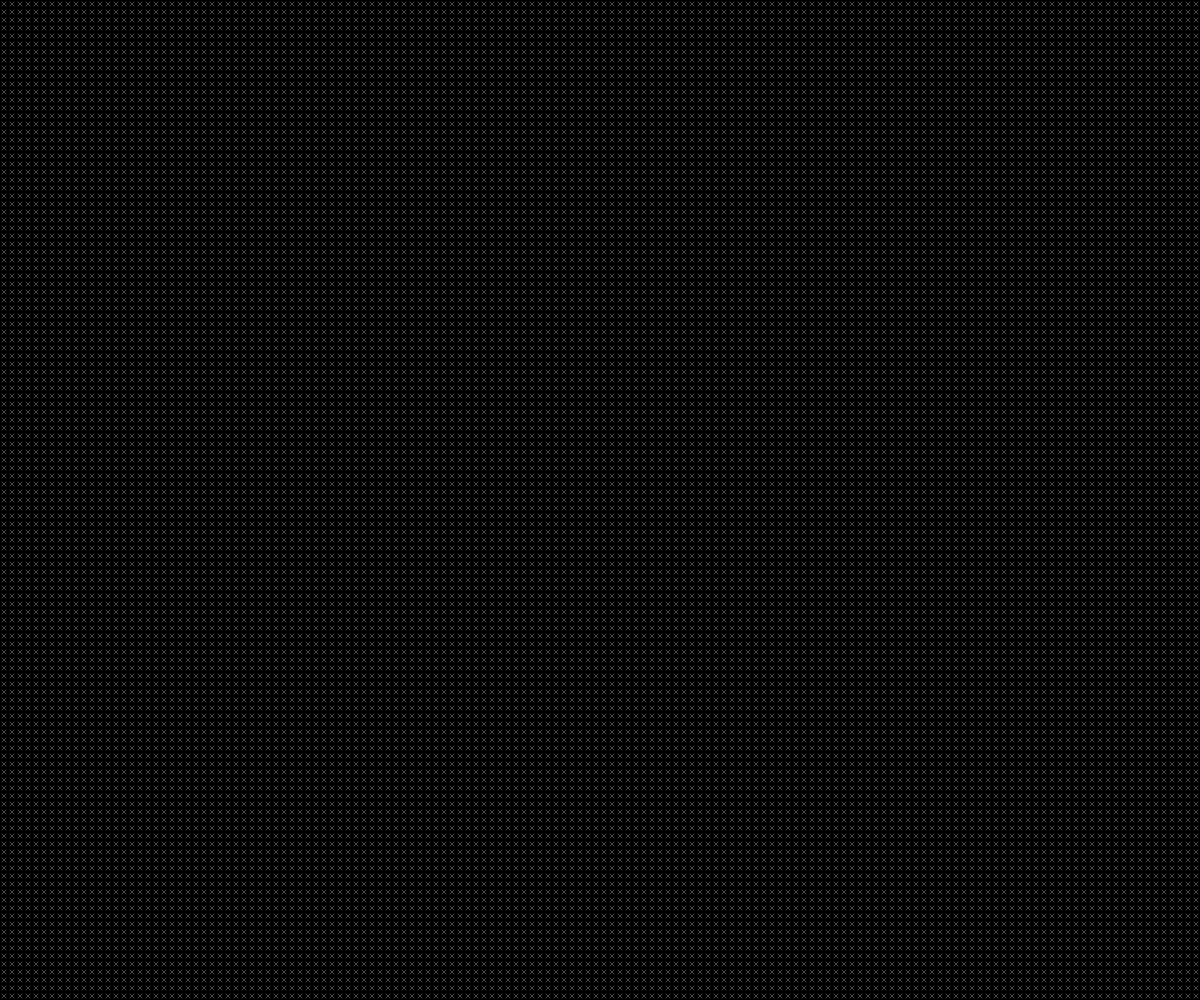
Frame 1 (no input)
Frame 60 (no input): identical to frame 1, image omitted
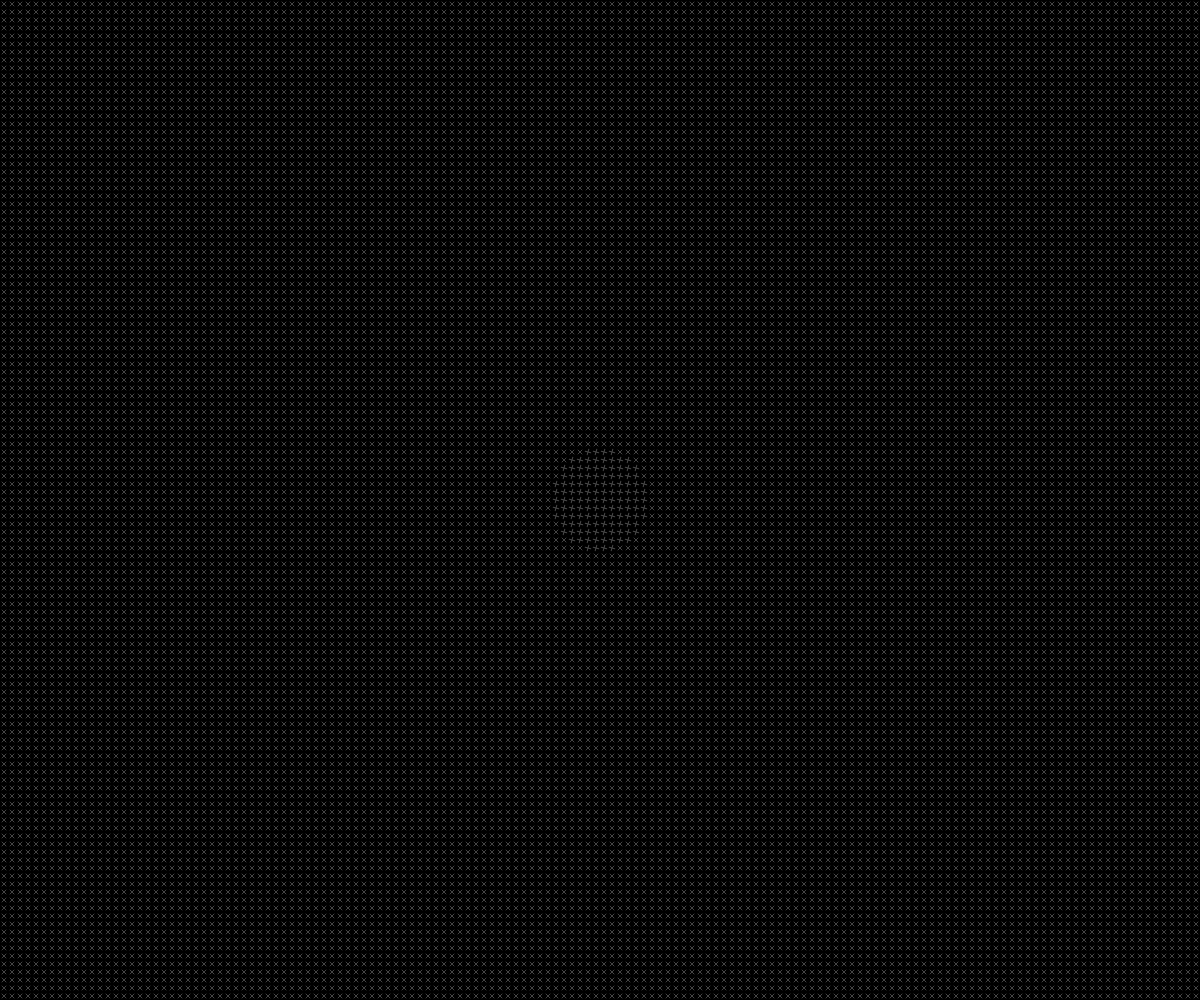
Frame 120 (the mouse pressed at the canvas centre since frame 60)

The p5.js sketch that drew these frames (run headless with seeded random() and noise() and a simulated clock; from frame 60 on, the mouse is pressed at the canvas centre):

// p5.js sketch
// ── sketch.js
  let blocks=[];
  let distMouse=50;
  let size=8;
  let cols;let rows;
  let offset=4;
  function setup() {
    createCanvas(windowWidth, windowHeight);
    rectMode(CENTER);
    angleMode(DEGREES);
    cols=width/size;
    rows=height/size;
    for(let i=0;i<cols;i++){
      blocks[i]=[];
      for(let j=0;j<rows;j++){
        blocks[i][j]=new Block(size/2+i*size,size/2+j*size);
      }
    }
  }

  function draw() {
    background(0);
    
    for(let i=0;i<cols;i++){
      
      for(let j=0;j<rows;j++){
        blocks[i][j].move();
        blocks[i][j].display();
      }
    }
    
    //print(pmouseX,mouseX,pmouseY,mouseY);
    
    //take the coodinate in term of the the coordinate system of the canvas

    //angle++;
  }

// ── block.js
class Block{
    constructor(x,y){
        this.x=x;
        this.y=y;
        this.angle=0;
        this.c=70;
    }
    display(){
        noFill();
        stroke(this.c);
        push();
        translate(this.x,this.y);
        rotate(this.angle);

        if(this.angle>0 && this.angle<45){
            this.drawRect();
        }
        else{
            this.drawX()
        }
        
        
        pop();
    }

    move(){
        let distance
        //if the cursor are moving then only calculate the distance and
        //start rotation
        if(pmouseX-mouseX!=0 || pmouseY-mouseY!=0){
            distance=dist(mouseX,mouseY,this.x,this.y);
            if(distance<distMouse){
                this.angle++;
                this.c=255;
            }
               
        }
        //if the square are already moved then do the following thing
        if(this.angle>0 && this.angle<90){
                this.angle++;
                if(this.c>70){
                    this.c-=3;
                }
                
        }else{
            this.angle=0;
            this.c=70;
        }
        //take the corrdinate in term of the canvas  
        
    }
    drawX(){
        let margin=-size/2
        line(margin+offset/2,margin+offset/2,size+margin-offset/2,margin+size-offset/2);
        line(size+margin-offset/2,margin+offset/2,margin+offset/2,size+margin-offset/2);
    }
    drawRect(){
        rect(0,0,size-offset,size-offset);
    }
}
